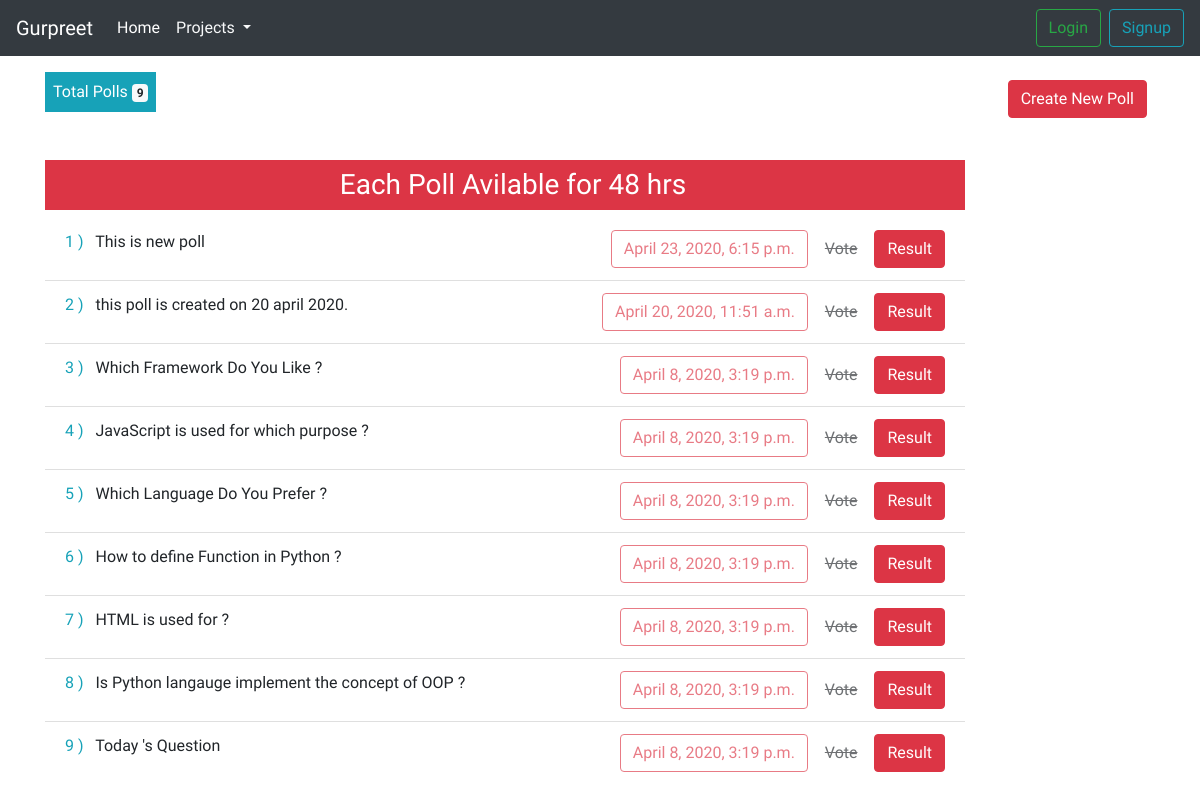
Before: /poll/total_polls with the older database file.
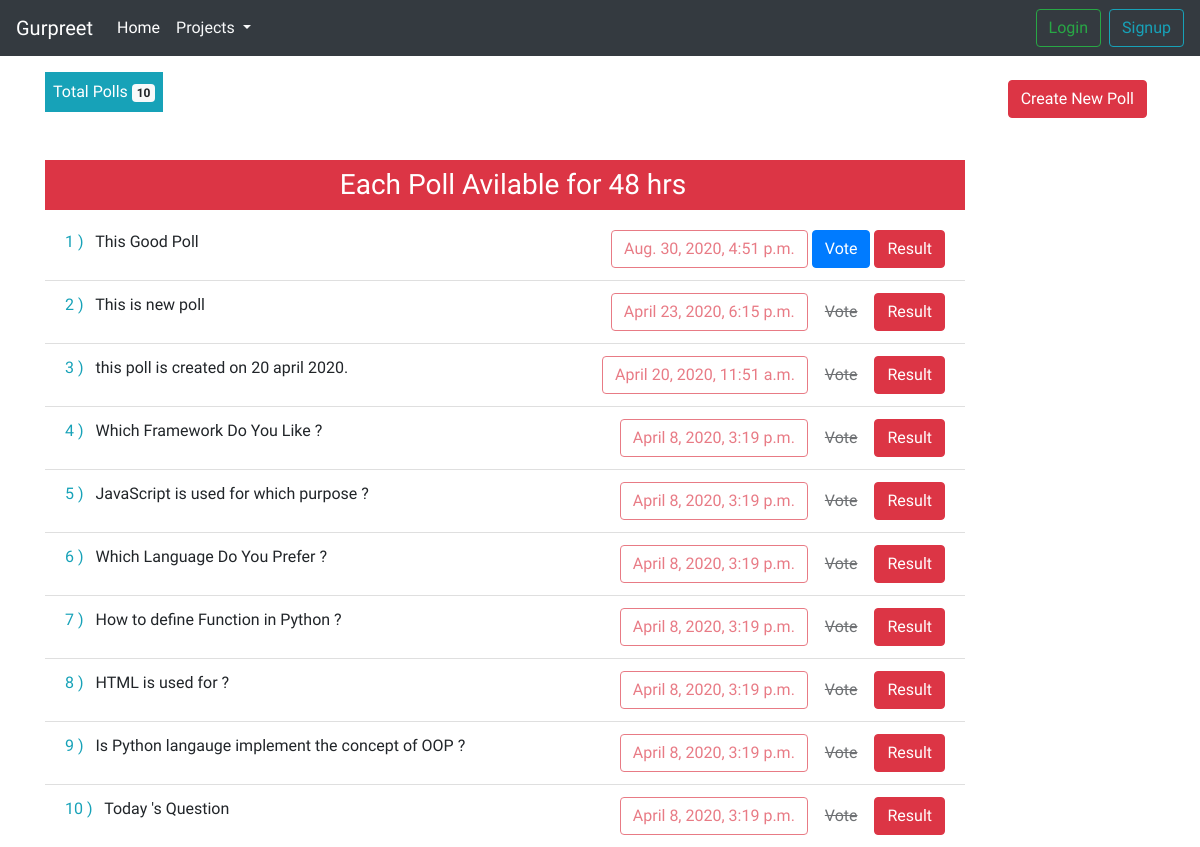
After: the same page with the newer database file.
### poll/models.py (models this page shows, shortened)
class CommonInfo(models.Model):
    created_on = models.DateTimeField(auto_now_add=True,null=True)
    updated_on = models.DateTimeField(auto_now = True,null=True)
    class Meta :
        abstract = True
        ordering = ['-created_on']
    """
    Abstract base classes are useful when you want to put some common information into a number of other models. You write your base class and put abstract=True in the Meta class. This model will then not be used to create any database table.
    """

class Question(CommonInfo):
    created_by = models.ForeignKey(User,on_delete=models.CASCADE)
    title = models.TextField(null=True)
    """

    The reason the reverse is a queryset is, ForeignKey is 1-to-many relationship. Hence, the reverse is a queryset
    The _set object is made available when related_name is not specified.

     """

### poll/views.py (the view)
# urls.py: path("total_polls",views.total_polls,name="total_polls"),
def total_polls(request):
    all_question = Question.objects.all().order_by('-created_on')
    total = Question.objects.count()
    user_data = ""
    context = {
         "all_question":all_question,
         "total":total,
         }
    return render(request,"poll/polls.html",context)

### d_forms/processors.py (called while the page is built)
def context_blog(request):
    blog  = Blog.objects.all()
    context = {'context_data': blog}
    return {'context_data': blog}

### poll/templatetags/tags.py (called while the page is built)
@register.filter(name="status")
def status(question_created_on):
    add_datetime = question_created_on + timedelta(hours = 60) # difference bw time is 6 hrs : valid for 24 hrs
    current_datetime = datetime.now()
    expired_on = add_datetime.replace(tzinfo = local)
    checked_on = current_datetime.replace(tzinfo = local)
    print()
    if expired_on < checked_on:
        return False
    else :
        return True

@register.simple_tag
def remaining_cost(qid,question_created_on):
    add_datetime = question_created_on + timedelta(hours = 10)
    expired_on = add_datetime.replace(tzinfo = local)
    cost = { "ab":qid,"expired_time":expired_on}
    return cost

### poll/templates/poll/polls.html (shortened to what this page needs)
{% extends "poll/layout.html"%}
{% block body %}
<div class="container">
    <div class="d-inline-block mt-3 p-2 bg-info  text-white round ">
        Total Polls <span class="badge badge-light">{{total}}</span>
    </div>
    <div class="d-inline-block mt-3 p-2  float-right text-white">
        <a href="{% url "poll" %}" class="btn btn-danger">Create New Poll</a>
    </div>
    <div class="row mt-5 ">
        <div class="col-md-10 ">
        <h3 class="bg-danger text-center p-2"><span class="text-white ml-3">Each Poll Avilable for 48 hrs </span></h3>
            {% for i in all_question %}
                <ul class="list-group list-group-flush">
                    <li class="list-group-item">
                   <span class=" mr-2 text-info">{{forloop.counter}} )</span>    {{i.title}}
                        <span class="float-right">
                        {% load tags %}
                       <a href="#" class="btn disabled btn-outline-danger">{{i.created_on}} </a>
                         {% if i.created_on|status %}
                                <a href="{% url 'give_vote' i.id %}" class="btn btn-primary"> Vote</a>
                            {% else%}
                                <a href="{% url 'give_vote' i.id %}" class="btn  disabled "> <s> Vote </s></a>
                            {% endif %}
                            <a href="{% url 'result' i.id %}" class="btn btn-danger"> Result</a>
                             </span>
                      <!--   {% remaining_cost i.id i.created_on  as l %}
                        {{l.ab}}
                        {{l.expired_time}}
                        -->
                    </li>
                </ul>
            {% endfor %}
        </div>
    </div>
</div>
 {% endblock body%}

### poll/templates/poll/layout.html (shortened to what this page needs)
<!DOCTYPE html>
<html lang="en">
<head>
    <link rel="stylesheet" href="https://stackpath.bootstrapcdn.com/bootstrap/4.4.1/css/bootstrap.min.css">
</head>
<body>
        <nav class="navbar navbar-expand-lg navbar-dark bg-dark">
            <a class="navbar-brand" href="#">Gurpreet</a>
            <div class="collapse navbar-collapse" id="navbarTogglerDemo03">
                <ul class="navbar-nav mr-auto mt-2 mt-lg-0">
                    <li class="nav-item active">
                        <a class="nav-link" href="{% url "blog_index" %}">Home </a>
                    </li>
                    <li class="nav-item dropdown">
                        <a class="nav-link dropdown-toggle text-light" href="#" id="navbarDropdownMenuLink" role="button" data-toggle="dropdown" aria-haspopup="true" aria-expanded="false">
                        Projects
                        </a>
                    </li>
                </ul>
                <form class="form-inline my-2 my-lg-0">
                {% if request.user.is_authenticated %}
                    <a href="#" class="btn btn-outline-success my-2 mx-2 my-sm-0"> {{request.user}}</a>
                    <a href="{% url 'logout'%}" class="btn btn-outline-danger my-2 my-sm-0"> Logout</a>
                {% else %}
                    <a href="{% url 'login'%}" class="btn btn-outline-success mx-2 my-2 my-sm-0"> Login</a>
                    <a href="{% url 'signup'%}" class="btn btn-outline-info my-2 my-sm-0"> Signup</a>
                {% endif %}
                </form>
            </div>
        </nav>
        {% block body %}  {% endblock body%}
</body>
</html>

Changed rows visible on the page:
added Question: title "This Good Poll", created_on "Aug. 30, 2020, 4:51 p.m.", shows "Vote"
Other visible differences:
{{ total }}: "9" → "10"
